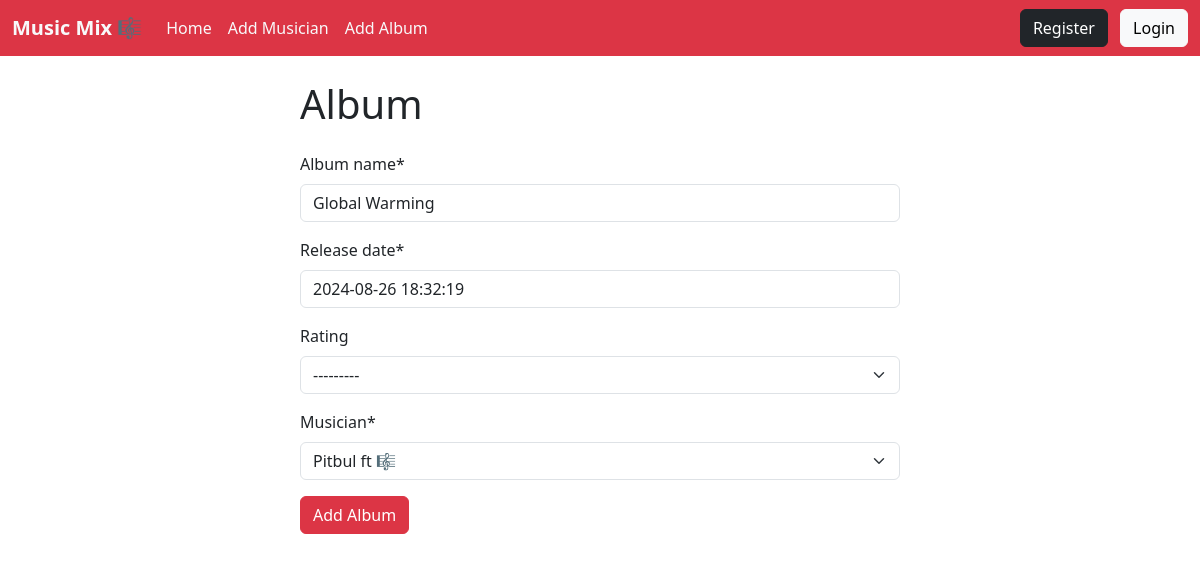
/album/edit/1/, run on the app's committed database.
### album/models.py (models this page shows, shortened)
class Album(models.Model):
    RATING = (
        ("1","1"),
        ("2","2"),
        ("3","3"),
        ("4","4"),
        ("5","5"),
    )
    album_name = models.CharField(max_length=100)
    release_date = models.DateTimeField(default=timezone.now)
    rating = models.CharField(choices=RATING, max_length=20, null=True, blank=True)
    musician = models.ForeignKey(Musician, on_delete=models.CASCADE)

### album/views.py (the view)
# urls.py: path('edit/<int:id>/', views.EditAlbumView.as_view(), name="edit_album"),
class EditAlbumView(UpdateView):
  model = models.Album
  form_class = forms.AlbumForm
  template_name = 'add_album.html'
  pk_url_kwarg = 'id'
  success_url = reverse_lazy('home')

### album/forms.py
class AlbumForm(forms.ModelForm):
    class Meta:
        model = Album
        fields = '__all__'

### musician/models.py (called while the page is built)
    def __str__(self):
        return f'{self.first_name} 🎼'

### album/templates/add_album.html (shortened to what this page needs)
{% extends "base.html" %}
{% load crispy_forms_tags  %}
{% block content %}
<form action="" style="width:50%; margin:auto" method="post">
    <h1 class="my-4">Album</h1>
    {{form | crispy}}
    <button class="btn btn-danger">Add Album</button>
</form>
{% endblock %}

### data on the page
Album: album_name "Global Warming", release_date "2024-08-26 18:32:19", rating "---------", musician "Pitbul ft 🎼"
